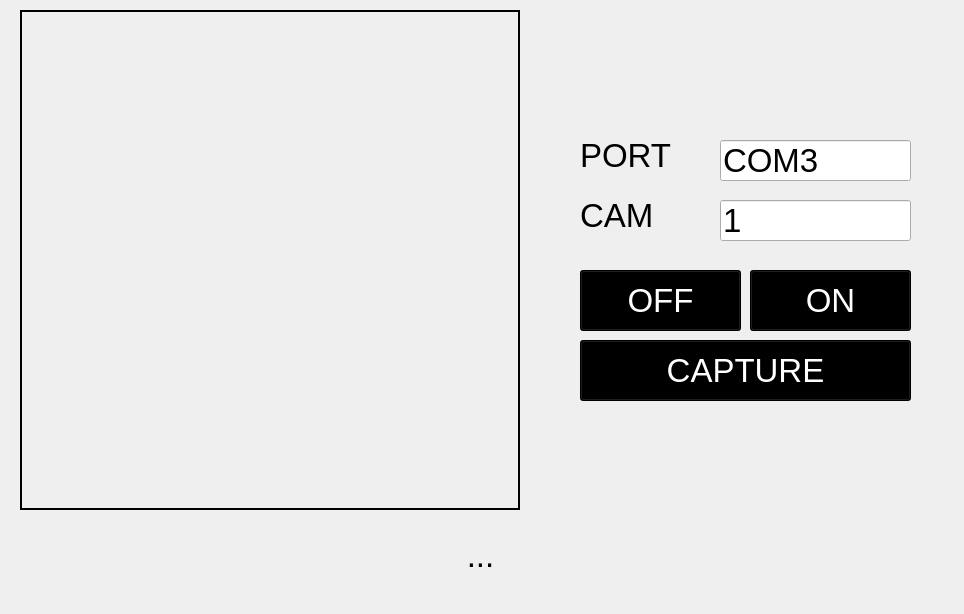
<?xml version="1.0" encoding="UTF-8"?>
<ui version="4.0">
 <class>MainWindow</class>
 <widget class="QMainWindow" name="MainWindow">
  <property name="geometry">
   <rect>
    <x>0</x>
    <y>0</y>
    <width>964</width>
    <height>614</height>
   </rect>
  </property>
  <property name="font">
   <font>
    <pointsize>25</pointsize>
   </font>
  </property>
  <property name="windowTitle">
   <string>Camera Tracker</string>
  </property>
  <property name="windowIcon">
   <iconset>
    <normaloff>assets/icons8_Compact_Camera_48px.png</normaloff>assets/icons8_Compact_Camera_48px.png</iconset>
  </property>
  <property name="styleSheet">
   <string notr="true">font: 25pt &quot;MS Shell Dlg 2&quot;;</string>
  </property>
  <widget class="QWidget" name="centralwidget">
   <widget class="QLabel" name="labelCam">
    <property name="geometry">
     <rect>
      <x>20</x>
      <y>10</y>
      <width>500</width>
      <height>500</height>
     </rect>
    </property>
    <property name="frameShape">
     <enum>QFrame::WinPanel</enum>
    </property>
    <property name="text">
     <string/>
    </property>
    <property name="pixmap">
     <pixmap>assets/blank-profile-head-hi.png</pixmap>
    </property>
    <property name="scaledContents">
     <bool>true</bool>
    </property>
   </widget>
   <widget class="QPushButton" name="pushButtonStop">
    <property name="geometry">
     <rect>
      <x>580</x>
      <y>270</y>
      <width>161</width>
      <height>61</height>
     </rect>
    </property>
    <property name="font">
     <font>
      <family>MS Shell Dlg 2</family>
      <pointsize>25</pointsize>
      <weight>50</weight>
      <italic>false</italic>
      <bold>false</bold>
     </font>
    </property>
    <property name="styleSheet">
     <string notr="true">background-color: rgb(0, 0, 0);
color: rgb(255, 255, 255);</string>
    </property>
    <property name="text">
     <string>OFF</string>
    </property>
   </widget>
   <widget class="QPushButton" name="pushButtonTrack">
    <property name="geometry">
     <rect>
      <x>750</x>
      <y>270</y>
      <width>161</width>
      <height>61</height>
     </rect>
    </property>
    <property name="font">
     <font>
      <family>MS Shell Dlg 2</family>
      <pointsize>25</pointsize>
      <weight>50</weight>
      <italic>false</italic>
      <bold>false</bold>
     </font>
    </property>
    <property name="styleSheet">
     <string notr="true">background-color: rgb(0, 0, 0);
color: rgb(255, 255, 255);</string>
    </property>
    <property name="text">
     <string>ON</string>
    </property>
   </widget>
   <widget class="QPushButton" name="pushButtonCapture">
    <property name="geometry">
     <rect>
      <x>580</x>
      <y>340</y>
      <width>331</width>
      <height>61</height>
     </rect>
    </property>
    <property name="font">
     <font>
      <family>MS Shell Dlg 2</family>
      <pointsize>25</pointsize>
      <weight>50</weight>
      <italic>false</italic>
      <bold>false</bold>
     </font>
    </property>
    <property name="styleSheet">
     <string notr="true">background-color: rgb(0, 0, 0);
color: rgb(255, 255, 255);</string>
    </property>
    <property name="text">
     <string>CAPTURE</string>
    </property>
   </widget>
   <widget class="QLabel" name="bg">
    <property name="geometry">
     <rect>
      <x>-280</x>
      <y>0</y>
      <width>1500</width>
      <height>720</height>
     </rect>
    </property>
    <property name="font">
     <font>
      <family>MS Shell Dlg 2</family>
      <pointsize>15</pointsize>
      <weight>50</weight>
      <italic>false</italic>
      <bold>false</bold>
     </font>
    </property>
    <property name="styleSheet">
     <string notr="true">font: 15pt &quot;MS Shell Dlg 2&quot;;
color: rgb(255, 0, 0);</string>
    </property>
    <property name="text">
     <string/>
    </property>
    <property name="pixmap">
     <pixmap>assets/background-1462755_960_720.jpg</pixmap>
    </property>
    <property name="scaledContents">
     <bool>true</bool>
    </property>
    <property name="alignment">
     <set>Qt::AlignCenter</set>
    </property>
   </widget>
   <widget class="QLineEdit" name="lineEdit">
    <property name="geometry">
     <rect>
      <x>720</x>
      <y>140</y>
      <width>191</width>
      <height>41</height>
     </rect>
    </property>
    <property name="text">
     <string>COM3</string>
    </property>
   </widget>
   <widget class="QLabel" name="label">
    <property name="geometry">
     <rect>
      <x>580</x>
      <y>120</y>
      <width>181</width>
      <height>71</height>
     </rect>
    </property>
    <property name="font">
     <font>
      <family>MS Shell Dlg 2</family>
      <pointsize>25</pointsize>
      <weight>50</weight>
      <italic>false</italic>
      <bold>false</bold>
     </font>
    </property>
    <property name="text">
     <string>PORT</string>
    </property>
   </widget>
   <widget class="QLabel" name="label_2">
    <property name="geometry">
     <rect>
      <x>580</x>
      <y>180</y>
      <width>181</width>
      <height>71</height>
     </rect>
    </property>
    <property name="font">
     <font>
      <family>MS Shell Dlg 2</family>
      <pointsize>25</pointsize>
      <weight>50</weight>
      <italic>false</italic>
      <bold>false</bold>
     </font>
    </property>
    <property name="text">
     <string>CAM</string>
    </property>
   </widget>
   <widget class="QLineEdit" name="lineEdit_2">
    <property name="geometry">
     <rect>
      <x>720</x>
      <y>200</y>
      <width>191</width>
      <height>41</height>
     </rect>
    </property>
    <property name="text">
     <string>1</string>
    </property>
   </widget>
   <widget class="QLabel" name="labelStatus">
    <property name="geometry">
     <rect>
      <x>20</x>
      <y>520</y>
      <width>921</width>
      <height>71</height>
     </rect>
    </property>
    <property name="font">
     <font>
      <family>MS Shell Dlg 2</family>
      <pointsize>25</pointsize>
      <weight>50</weight>
      <italic>false</italic>
      <bold>false</bold>
     </font>
    </property>
    <property name="text">
     <string>...</string>
    </property>
    <property name="alignment">
     <set>Qt::AlignCenter</set>
    </property>
   </widget>
   <zorder>bg</zorder>
   <zorder>labelCam</zorder>
   <zorder>pushButtonStop</zorder>
   <zorder>pushButtonTrack</zorder>
   <zorder>pushButtonCapture</zorder>
   <zorder>lineEdit</zorder>
   <zorder>label</zorder>
   <zorder>label_2</zorder>
   <zorder>lineEdit_2</zorder>
   <zorder>labelStatus</zorder>
  </widget>
 </widget>
 <resources/>
 <connections/>
</ui>
